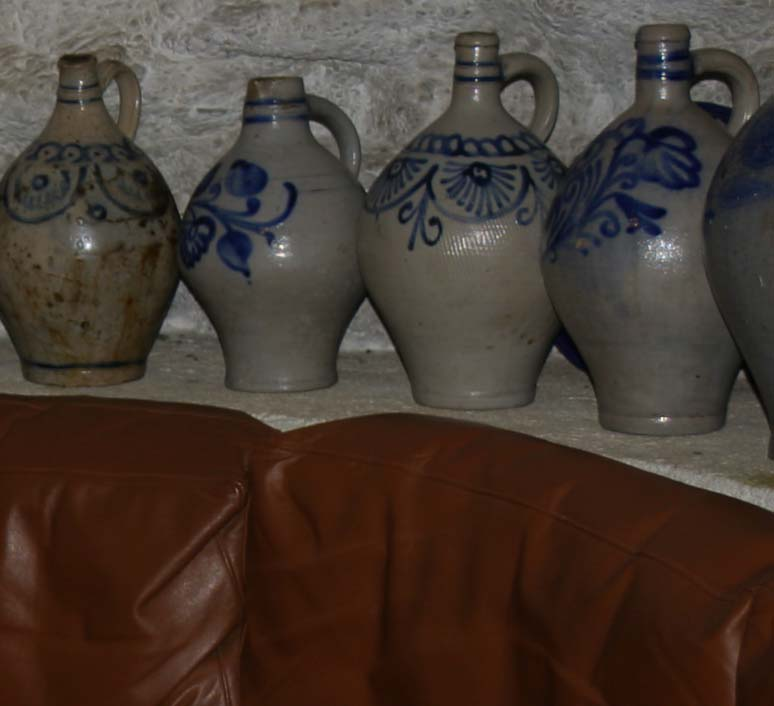
#> input picture images/pots_flash.jpg, 774 x 706 px
$ jupyter execute --allow-errors propagation_filter_v1.6.ipynb   (older library calls are emulated)
#> lines starting #> are read from the running program, lines starting #| are printed output that depends on the picture; long printed decimals are rounded
[cell 1]
import cv2
import numpy as np
import matplotlib.pyplot as plt
from time import time
from cv2.ximgproc import guidedFilter

[cell 2]
def show_img(img, gray=True, splt=111, title="Image",axis="off", in_cv2=False):
    if in_cv2:
        show_cv2_img(img)
        return

    if type(splt) == int:
        plt.subplot(splt)
    else:
        plt.subplot(*splt)

#     plt.subplot(splt)
    plt.axis(axis)
    plt.title(title)
    if gray:
        plt.imshow(img, "gray")
    else:
        plt.imshow(img)

def show_imgs(*args,grid=None,gray=True, titles=None,save=None, bgr=False):
    grid = grid or (len(args), 1)
    n = len(args)
    if len(args) == 2:
        plt.subplots_adjust(top=2, right=2)
        grid = (1,2)
    else:
        plt.subplots_adjust(top=grid[0], right=grid[1])
#     print(grid)
    if not titles:
        titles = ["image"] * len(args)
    for i, (img, title) in enumerate(zip(args, titles)):
        splt= grid+(i+1,)
        if bgr:
            img = cv2.cvtColor(img, cv2.COLOR_BGR2RGB)
        show_img(img, gray=gray, splt=splt, title=title)
    if save:
        plt.savefig(save)

[cell 3]
def resize_image(img, limit_w = 250, limit_h = 250):
    h = img.shape[0]
    w = img.shape[1]
    ratio = 1
    if w>h:
        if w > limit_w:
            ratio = limit_w / w
    else:
        if h> limit_h:
            ratio = limit_h / h
    print(ratio)
    return cv2.resize(img, None, fx=ratio, fy=ratio)

[cell 4]
def noisy(image):
    try:
        row,col= image.shape
        chan=1
    except:
        row,col,chan = image.shape
    mean = 0
    var = 10
    sigma = var**0.5
    gauss = np.random.normal(mean,sigma,(row,col,chan))
    if chan ==1:
        gauss = gauss.reshape(row,col)
    else:
        gauss = gauss.reshape(row,col,chan)
    noisy = image + gauss
    return noisy.astype(np.uint8)

[cell 5]
img_bgr = cv2.imread('../images/taj.jpg')
#> (the rest of this cell did not finish here and is left out)

[cell 6]
img_ref = cv2.imread('../images/pots_flash.jpg')
#> img_ref is the input picture: shape (706, 774, 3); mean B, G, R 48.1, 56.4, 69.4
img_src = cv2.imread('../images/pots_no_flash.jpg')
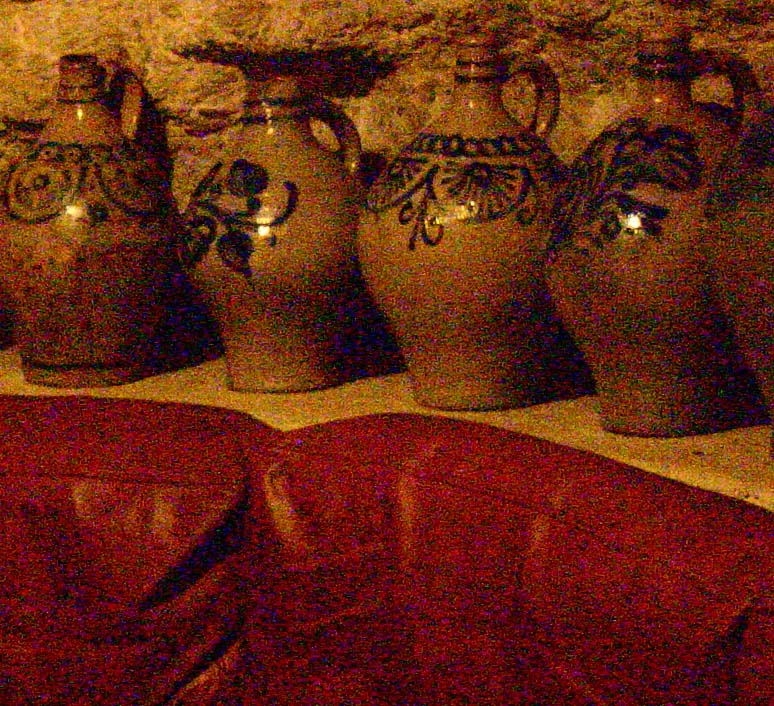
#> input picture images/pots_no_flash.jpg, 774 x 706 px
#> img_src is the input picture: shape (706, 774, 3); mean B, G, R 17.8, 38.2, 101.1

img_ref = resize_image(img_ref)
#| 0.323
img_src = resize_image(img_src)
#> call 3 of resize_image, with limit_w = 250, limit_h = 250
#| 0.323
#> in resize_image (call 3), `return cv2.resize(img, None, fx=ratio, fy=ratio)`:
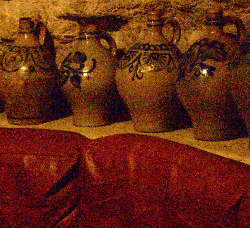
#> returned value: shape (228, 250, 3); mean of channels 0, 1, 2 17.7, 38.2, 101; drawn as B, G, R
img_rgb = img_src

[cell 7]
img_rgb = np.zeros((100, 100,3), dtype=np.uint8) + 15
img_rgb[:, 40:60] = 240
img_rgb_dn = img_rgb.copy()
img_rgb = noisy(img_rgb)
print(np.amax(img_rgb), np.amin(img_rgb))
show_img(img_rgb)
# img_rgb[45, 85]
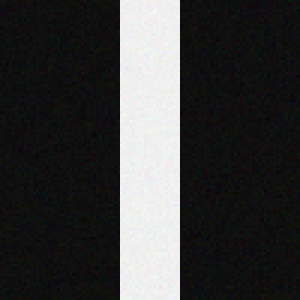
#> shown: shape (100, 100, 3) (shown 3 times larger); mean R, G, B 59.5, 59.5, 59.5

#> (a cell that did not finish here is left out)

[cell 9]
class PropagationFilter:

    def __init__(self):
        self.dis = None
        self.D_v = None
        self.D_h = None
        self.disq1 = None
        self.disq2 = None
        self.disq3 = None
        self.disq4 = None

    @staticmethod
    def gaussian(x,y,sigma):
        return np.exp(-np.power(x-y,2)/(2*sigma**2))


    # [65 lines left out: function weight, not called in this run]

    def weight_dev(self,img,d,sigma, ts_v,ts_h):
        """
        For window sizes > 11, this method runs fast
        """
        ind = d //2

        dif = (img - img[ind, ind])**2

        w = np.exp( -dif / (2*sigma**2))
#         print(w.shape)

        # adjacent pixels
        w[ind,ind+1] *= w[ind, ind+1]
        w[ind+1,ind] *= w[ind+1, ind]
        w[ind-1,ind] *= w[ind-1, ind]
        w[ind,ind-1] *= w[ind, ind-1]

        #pixels in same row
        for i in range(ind+2,d):
            w[ind,i] *= w[ind,i-1]*ts_h[ind, i-1]

        for i in range(ind-2,-1,-1):
            w[ind,i] *= w[ind,i+1]*ts_h[ind, i]

        #pixels in same column
        for i in range(ind+2,d):
            w[i,ind] *= w[i-1,ind]*ts_v[i-1, ind]

        for i in range(ind-2,-1,-1):
            w[i,ind] *= w[i+1,ind]*ts_v[i, ind]


        # Q1 & Q2
        for i in range(ind-1,-1,-1):
            dis1 = self.dis[i]
            w[i, dis1] *= w[i+1, dis1] * ts_v[i,dis1]
            w[i, self.disq1[i]] *= w[i, self.disq1[i]-1] * ts_h[i, self.disq1[i]-1]
            w[i, self.disq2[i]] *= w[i, self.disq2[i]+1] * ts_h[i, self.disq2[i]]


        # Q3 & Q4
        for i in range(ind+1, d):
            dis1 = self.dis[i]
            w[i, dis1] *= w[i-1, dis1] * ts_v[i-1, dis1]
            w[i, self.disq3[i]] *= w[i, self.disq3[i]+1] * ts_h[i, self.disq3[i]]
            w[i, self.disq4[i]] *= w[i, self.disq4[i]-1] * ts_h[i, self.disq4[i]-1]

        return w


    def set_dis(self, d):
#> called with d = 11
        self.dis = np.zeros((d,d),dtype=bool)
        nx, ny = (1, 1)
        x = np.linspace(1, d, d)
        y = np.linspace(1, d, d)
        xv, yv = np.meshgrid(x, y)
        x = np.abs(xv - np.ceil(d/2))
        m = x + x.T
        self.dis[m%2==1] = 1
        ind = np.ceil((d-1)/2).astype(np.int)
        self.dis[ind,:] = 0
        self.dis[:,ind] = 1
        self.dis[:,ind] = False
        self.disq1 = []
        self.disq2 = []
        self.disq3 = []
        self.disq4 = []
        for i, row in enumerate(self.dis):
            dis0 = np.argwhere(row==0).ravel()
            self.disq1.append(dis0[dis0>ind])
            self.disq2.append(dis0[dis0<ind])
            self.disq3.append(dis0[dis0<ind])
            self.disq4.append(dis0[dis0>ind])


    def calc_ts(self,img,sigma=50):
        self.D_v = np.exp((-np.diff(img, axis=0)**2) / (2 * sigma**2))
        self.D_h = np.exp((-np.diff(img, axis=1)**2) / (2 *sigma**2))

    def filt(self, img, d=5, sig=50):
        try:
            h,w,c = img.shape[:]
        except:
            h,w = img.shape[:]
            c =1
        self.set_dis(2*d+1)
#     #     dis = dis.astype(bool)
#         weights =np.zeros((h,w,c,2*d+1,2*d+1))
        pad_img = np.pad(img,((d,d), (d,d), (0,0)),'edge').astype(np.float64)
        self.calc_ts(pad_img)
        out = np.zeros(img.shape)
#         print(c)
        for i in range(d,h+d):
#             print(i,end=" ")
            for j in range(d,w+d):
                for k in range(c):
                    ts_v = self.D_v[i-d:i+d, j-d:j+d+1, k]
                    ts_h = self.D_h[i-d:i+d+1, j-d:j+d, k]
                    wei = self.weight_dev(pad_img[i-d:i+d+1,j-d:j+d+1, k],d*2+1, sig, ts_v, ts_h)
#                     weights[i-d, j-d, k, :, :] = wei
                    out[i-d, j-d, k] = (wei * pad_img[i-d:i+d+1,j-d:j+d+1, k]).sum() / wei.sum()
        return out.astype(np.uint32)


    def joint_filter(self, img_ref, img_src, d=5,sig=50):
#> called with d = 3, sig = 5
        try:
            h,w,c = img_src.shape[:]
#> h = 100; w = 100; c = 3
        except:
            h,w = img_src.shape[:]
            c =1
        self.set_dis(2*d+1)
        pad_img = np.pad(img_src,((d,d), (d,d), (0,0)),'edge').astype(np.float64)
        pad_img_r = np.pad(img_ref, ((d,d), (d,d), (0,0)),'edge').astype(np.float64)
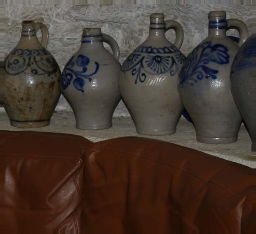
#> pad_img_r: shape (234, 256, 3) float64; mean B, G, R 48.2, 56.6, 69.7
        self.calc_ts(pad_img_r)
#> call 2 of calc_ts, with sigma = 50
#> in calc_ts (call 2), `self.D_v = np.exp((-np.diff(img, axis=0)**2) / (2 * sigma**2))`:
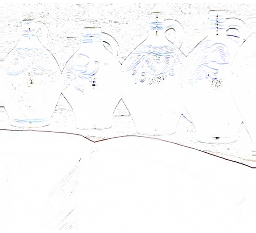
#> self.D_v: shape (233, 256, 3) float64; mean B, G, R 0.986, 0.984, 0.984
#> in calc_ts (call 2), `self.D_h = np.exp((-np.diff(img, axis=1)**2) / (2 *sigma**2))`:
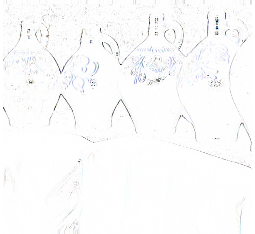
#> self.D_h: shape (234, 255, 3) float64; mean B, G, R 0.987, 0.986, 0.986
        out = np.zeros(img_src.shape)
        for i in range(d,h+d):
            print(i,end=" ")
            for j in range(d,w+d):
                for k in range(c):
                    ts_v = self.D_v[i-d:i+d, j-d:j+d+1, k]
                    ts_h = self.D_h[i-d:i+d+1, j-d:j+d, k]
#                     print(i,j,k)
                    wei = self.weight_dev(pad_img_r[i-d:i+d+1,j-d:j+d+1, k],d*2+1, sig, ts_v, ts_h)
#                     weights[i-d, j-d, k, :, :] = wei
                    out[i-d, j-d, k] = (wei * pad_img[i-d:i+d+1,j-d:j+d+1, k]).sum() / wei.sum()
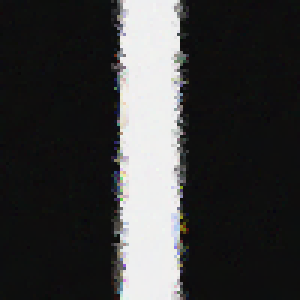
#> out: shape (100, 100, 3) float64 (shown 3 times larger); mean B, G, R 59.5, 59.5, 59.5

        return out.astype(np.uint32)
#> returned value: shape (100, 100, 3) uint32

[cell 10]
def bilateral_filter(img, sig_c=40, sig_s=30):
    out = cv2.bilateralFilter(img, 20, sig_c, sig_s)
    return out

# [4 lines left out: function guided_filter, not called in this run]

### Propagation Filter

[cell 11]
print(img_rgb.shape)
start = time()
weights = []
pfilter = PropagationFilter()
out = pfilter.filt(img_rgb,d=5, sig=20)
end = time()
print('\n', end - start, " seconds")

### Joint Propagation Filter

[cell 12]
print(img_rgb.shape)
start = time()
weights = []
pfilter = PropagationFilter()
out = pfilter.joint_filter(img_ref, img_rgb, d=3, sig=5)
end = time()
print('\n', end - start, " seconds")

[cell 13]
show_imgs(img_ref, img_src, out, grid=(1,3), titles=["Flash image", "No flash image", "Output"])
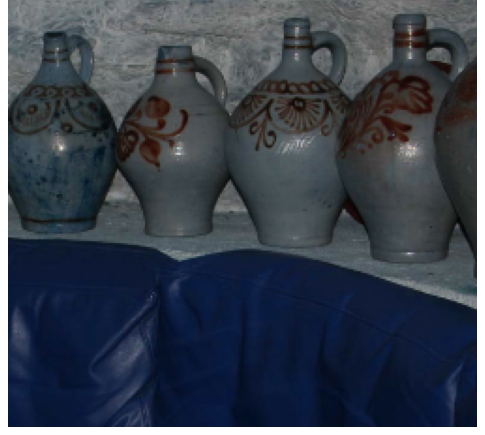
#> figure drawn by matplotlib, 3 panels; B, G, R data is drawn as R, G, B
